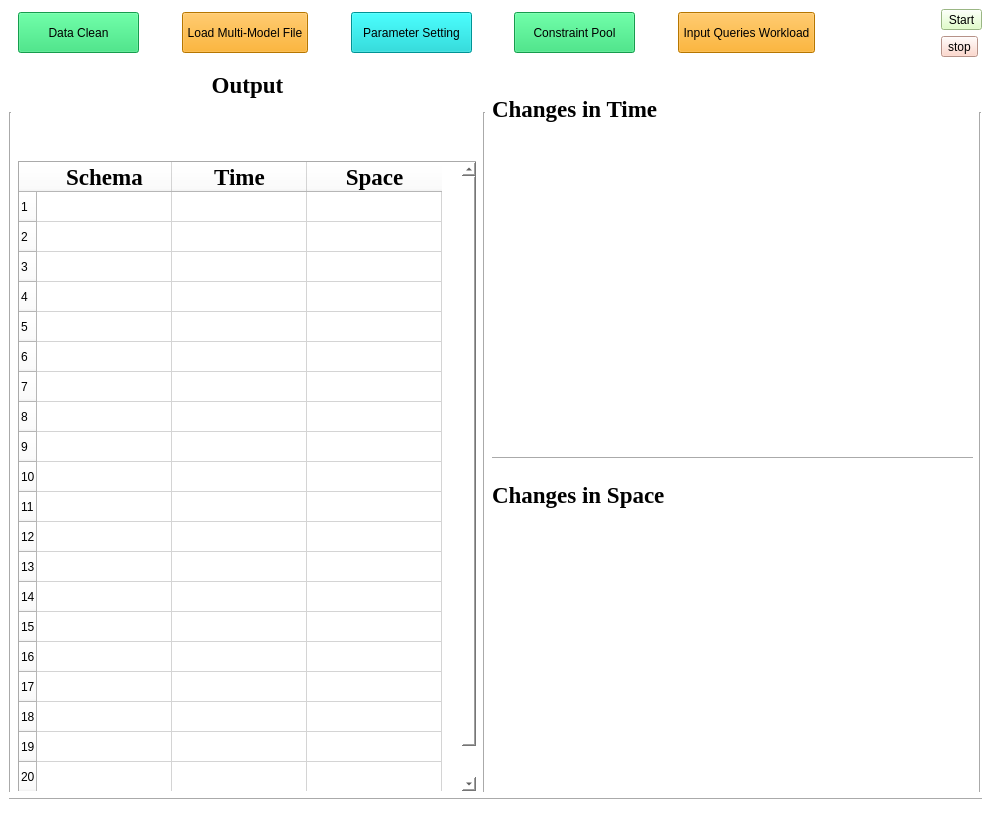
<?xml version="1.0" encoding="UTF-8"?>
<ui version="4.0">
 <class>MORTAL</class>
 <widget class="QMainWindow" name="MORTAL">
  <property name="geometry">
   <rect>
    <x>0</x>
    <y>0</y>
    <width>991</width>
    <height>832</height>
   </rect>
  </property>
  <property name="windowTitle">
   <string>MainWindow</string>
  </property>
  <property name="windowIcon">
   <iconset>
    <normaloff>logo.png</normaloff>logo.png</iconset>
  </property>
  <property name="autoFillBackground">
   <bool>false</bool>
  </property>
  <property name="styleSheet">
   <string notr="true">background-color: rgb(255, 255, 255);</string>
  </property>
  <property name="toolButtonStyle">
   <enum>Qt::ToolButtonTextBesideIcon</enum>
  </property>
  <property name="documentMode">
   <bool>true</bool>
  </property>
  <widget class="QWidget" name="centralwidget">
   <layout class="QGridLayout" name="gridLayout">
    <item row="0" column="1" colspan="4">
     <layout class="QHBoxLayout" name="horizontalLayout_2">
      <item>
       <layout class="QHBoxLayout" name="horizontalLayout">
        <property name="rightMargin">
         <number>9</number>
        </property>
        <item>
         <widget class="QToolButton" name="toolButton_dataClean">
          <property name="minimumSize">
           <size>
            <width>121</width>
            <height>41</height>
           </size>
          </property>
          <property name="styleSheet">
           <string notr="true">QToolButton{
	background-color: rgb(31, 218, 108); 
}
</string>
          </property>
          <property name="text">
           <string>Data Clean</string>
          </property>
          <property name="icon">
           <iconset>
            <normaloff>clean.png</normaloff>clean.png</iconset>
          </property>
          <property name="iconSize">
           <size>
            <width>16</width>
            <height>16</height>
           </size>
          </property>
          <property name="shortcut">
           <string notr="true"/>
          </property>
          <property name="checkable">
           <bool>false</bool>
          </property>
          <property name="toolButtonStyle">
           <enum>Qt::ToolButtonTextUnderIcon</enum>
          </property>
          <property name="autoRaise">
           <bool>false</bool>
          </property>
          <property name="arrowType">
           <enum>Qt::NoArrow</enum>
          </property>
         </widget>
        </item>
        <item>
         <spacer name="horizontalSpacer_7">
          <property name="orientation">
           <enum>Qt::Horizontal</enum>
          </property>
          <property name="sizeHint" stdset="0">
           <size>
            <width>40</width>
            <height>20</height>
           </size>
          </property>
         </spacer>
        </item>
        <item>
         <widget class="QToolButton" name="toolButton_load">
          <property name="enabled">
           <bool>true</bool>
          </property>
          <property name="sizePolicy">
           <sizepolicy hsizetype="Fixed" vsizetype="Fixed">
            <horstretch>0</horstretch>
            <verstretch>0</verstretch>
           </sizepolicy>
          </property>
          <property name="minimumSize">
           <size>
            <width>121</width>
            <height>41</height>
           </size>
          </property>
          <property name="whatsThis">
           <string/>
          </property>
          <property name="layoutDirection">
           <enum>Qt::LeftToRight</enum>
          </property>
          <property name="autoFillBackground">
           <bool>false</bool>
          </property>
          <property name="styleSheet">
           <string notr="true">QToolButton{
	background-color: rgb(255, 165, 0); 
}
</string>
          </property>
          <property name="text">
           <string>Load Multi-Model File</string>
          </property>
          <property name="icon">
           <iconset theme="load">
            <normaloff>upload.png</normaloff>upload.png</iconset>
          </property>
          <property name="checkable">
           <bool>false</bool>
          </property>
          <property name="toolButtonStyle">
           <enum>Qt::ToolButtonTextUnderIcon</enum>
          </property>
          <property name="autoRaise">
           <bool>false</bool>
          </property>
          <property name="arrowType">
           <enum>Qt::NoArrow</enum>
          </property>
         </widget>
        </item>
        <item>
         <spacer name="horizontalSpacer">
          <property name="orientation">
           <enum>Qt::Horizontal</enum>
          </property>
          <property name="sizeHint" stdset="0">
           <size>
            <width>40</width>
            <height>20</height>
           </size>
          </property>
         </spacer>
        </item>
        <item>
         <widget class="QToolButton" name="toolButton_parameter">
          <property name="minimumSize">
           <size>
            <width>121</width>
            <height>41</height>
           </size>
          </property>
          <property name="styleSheet">
           <string notr="true">QToolButton{
background-color: rgb(0, 206, 209); 
}</string>
          </property>
          <property name="text">
           <string>Parameter Setting</string>
          </property>
          <property name="icon">
           <iconset theme="ParameterSetting">
            <normaloff>parameters.png</normaloff>parameters.png</iconset>
          </property>
          <property name="toolButtonStyle">
           <enum>Qt::ToolButtonTextUnderIcon</enum>
          </property>
         </widget>
        </item>
        <item>
         <spacer name="horizontalSpacer_2">
          <property name="orientation">
           <enum>Qt::Horizontal</enum>
          </property>
          <property name="sizeHint" stdset="0">
           <size>
            <width>40</width>
            <height>20</height>
           </size>
          </property>
         </spacer>
        </item>
        <item>
         <widget class="QToolButton" name="toolButton_constraints">
          <property name="minimumSize">
           <size>
            <width>121</width>
            <height>41</height>
           </size>
          </property>
          <property name="styleSheet">
           <string notr="true">QToolButton{
	background-color: rgb(31, 218, 108); 
}</string>
          </property>
          <property name="text">
           <string>Constraint Pool</string>
          </property>
          <property name="icon">
           <iconset>
            <normaloff>constraints.png</normaloff>constraints.png</iconset>
          </property>
          <property name="toolButtonStyle">
           <enum>Qt::ToolButtonTextUnderIcon</enum>
          </property>
         </widget>
        </item>
        <item>
         <spacer name="horizontalSpacer_3">
          <property name="orientation">
           <enum>Qt::Horizontal</enum>
          </property>
          <property name="sizeHint" stdset="0">
           <size>
            <width>40</width>
            <height>20</height>
           </size>
          </property>
         </spacer>
        </item>
        <item>
         <widget class="QToolButton" name="toolButton_queries">
          <property name="minimumSize">
           <size>
            <width>121</width>
            <height>41</height>
           </size>
          </property>
          <property name="styleSheet">
           <string notr="true">QToolButton{
	background-color: rgb(255, 165, 0);
}
</string>
          </property>
          <property name="text">
           <string>Input Queries Workload</string>
          </property>
          <property name="icon">
           <iconset>
            <normaloff>query.png</normaloff>query.png</iconset>
          </property>
          <property name="iconSize">
           <size>
            <width>16</width>
            <height>16</height>
           </size>
          </property>
          <property name="shortcut">
           <string notr="true"/>
          </property>
          <property name="checkable">
           <bool>false</bool>
          </property>
          <property name="toolButtonStyle">
           <enum>Qt::ToolButtonTextUnderIcon</enum>
          </property>
          <property name="autoRaise">
           <bool>false</bool>
          </property>
          <property name="arrowType">
           <enum>Qt::NoArrow</enum>
          </property>
         </widget>
        </item>
        <item>
         <spacer name="horizontalSpacer_5">
          <property name="orientation">
           <enum>Qt::Horizontal</enum>
          </property>
          <property name="sizeHint" stdset="0">
           <size>
            <width>40</width>
            <height>20</height>
           </size>
          </property>
         </spacer>
        </item>
       </layout>
      </item>
      <item>
       <spacer name="horizontalSpacer_4">
        <property name="orientation">
         <enum>Qt::Horizontal</enum>
        </property>
        <property name="sizeHint" stdset="0">
         <size>
          <width>40</width>
          <height>20</height>
         </size>
        </property>
       </spacer>
      </item>
      <item>
       <spacer name="horizontalSpacer_10">
        <property name="orientation">
         <enum>Qt::Horizontal</enum>
        </property>
        <property name="sizeHint" stdset="0">
         <size>
          <width>40</width>
          <height>20</height>
         </size>
        </property>
       </spacer>
      </item>
      <item>
       <spacer name="horizontalSpacer_11">
        <property name="orientation">
         <enum>Qt::Horizontal</enum>
        </property>
        <property name="sizeHint" stdset="0">
         <size>
          <width>40</width>
          <height>20</height>
         </size>
        </property>
       </spacer>
      </item>
      <item>
       <spacer name="horizontalSpacer_6">
        <property name="orientation">
         <enum>Qt::Horizontal</enum>
        </property>
        <property name="sizeHint" stdset="0">
         <size>
          <width>40</width>
          <height>20</height>
         </size>
        </property>
       </spacer>
      </item>
      <item>
       <layout class="QVBoxLayout" name="verticalLayout">
        <item>
         <widget class="QToolButton" name="toolButton_start">
          <property name="sizePolicy">
           <sizepolicy hsizetype="Fixed" vsizetype="Fixed">
            <horstretch>58</horstretch>
            <verstretch>26</verstretch>
           </sizepolicy>
          </property>
          <property name="whatsThis">
           <string/>
          </property>
          <property name="styleSheet">
           <string notr="true">background-color: rgb(216, 255, 185);</string>
          </property>
          <property name="text">
           <string>Start</string>
          </property>
          <property name="icon">
           <iconset theme="Start">
            <normaloff>run.png</normaloff>run.png</iconset>
          </property>
          <property name="toolButtonStyle">
           <enum>Qt::ToolButtonTextBesideIcon</enum>
          </property>
         </widget>
        </item>
        <item>
         <widget class="QToolButton" name="toolButton_stop">
          <property name="sizePolicy">
           <sizepolicy hsizetype="Fixed" vsizetype="Fixed">
            <horstretch>58</horstretch>
            <verstretch>26</verstretch>
           </sizepolicy>
          </property>
          <property name="styleSheet">
           <string notr="true">background-color: rgb(255, 205, 190);</string>
          </property>
          <property name="text">
           <string>stop</string>
          </property>
          <property name="icon">
           <iconset theme="stop">
            <normaloff>stop.png</normaloff>stop.png</iconset>
          </property>
          <property name="toolButtonStyle">
           <enum>Qt::ToolButtonTextBesideIcon</enum>
          </property>
         </widget>
        </item>
       </layout>
      </item>
     </layout>
    </item>
    <item row="1" column="1">
     <widget class="QLabel" name="label_output">
      <property name="font">
       <font>
        <family>Times New Roman</family>
        <pointsize>17</pointsize>
        <weight>75</weight>
        <bold>true</bold>
       </font>
      </property>
      <property name="text">
       <string>Output</string>
      </property>
      <property name="alignment">
       <set>Qt::AlignCenter</set>
      </property>
     </widget>
    </item>
    <item row="1" column="3" rowspan="2">
     <widget class="QLabel" name="label_time">
      <property name="sizePolicy">
       <sizepolicy hsizetype="Fixed" vsizetype="Fixed">
        <horstretch>0</horstretch>
        <verstretch>0</verstretch>
       </sizepolicy>
      </property>
      <property name="minimumSize">
       <size>
        <width>151</width>
        <height>31</height>
       </size>
      </property>
      <property name="font">
       <font>
        <family>Times New Roman</family>
        <pointsize>17</pointsize>
        <weight>75</weight>
        <bold>true</bold>
       </font>
      </property>
      <property name="text">
       <string>Changes in Time</string>
      </property>
     </widget>
    </item>
    <item row="2" column="0" rowspan="5">
     <widget class="Line" name="line_3">
      <property name="orientation">
       <enum>Qt::Vertical</enum>
      </property>
     </widget>
    </item>
    <item row="2" column="2" rowspan="5">
     <widget class="Line" name="line">
      <property name="orientation">
       <enum>Qt::Vertical</enum>
      </property>
     </widget>
    </item>
    <item row="2" column="4" rowspan="5">
     <widget class="Line" name="line_4">
      <property name="orientation">
       <enum>Qt::Vertical</enum>
      </property>
     </widget>
    </item>
    <item row="3" column="1" rowspan="4">
     <widget class="QTableWidget" name="tableWidget_output">
      <property name="minimumSize">
       <size>
        <width>431</width>
        <height>631</height>
       </size>
      </property>
      <property name="baseSize">
       <size>
        <width>0</width>
        <height>0</height>
       </size>
      </property>
      <property name="autoFillBackground">
       <bool>false</bool>
      </property>
      <property name="styleSheet">
       <string notr="true"/>
      </property>
      <property name="frameShape">
       <enum>QFrame::Panel</enum>
      </property>
      <property name="frameShadow">
       <enum>QFrame::Sunken</enum>
      </property>
      <property name="lineWidth">
       <number>1</number>
      </property>
      <property name="midLineWidth">
       <number>0</number>
      </property>
      <property name="alternatingRowColors">
       <bool>false</bool>
      </property>
      <property name="showGrid">
       <bool>true</bool>
      </property>
      <property name="gridStyle">
       <enum>Qt::SolidLine</enum>
      </property>
      <property name="sortingEnabled">
       <bool>true</bool>
      </property>
      <property name="cornerButtonEnabled">
       <bool>false</bool>
      </property>
      <property name="rowCount">
       <number>20</number>
      </property>
      <attribute name="horizontalHeaderVisible">
       <bool>true</bool>
      </attribute>
      <attribute name="horizontalHeaderCascadingSectionResizes">
       <bool>false</bool>
      </attribute>
      <attribute name="horizontalHeaderDefaultSectionSize">
       <number>135</number>
      </attribute>
      <attribute name="horizontalHeaderHighlightSections">
       <bool>false</bool>
      </attribute>
      <attribute name="verticalHeaderVisible">
       <bool>true</bool>
      </attribute>
      <attribute name="verticalHeaderCascadingSectionResizes">
       <bool>false</bool>
      </attribute>
      <attribute name="verticalHeaderShowSortIndicator" stdset="0">
       <bool>true</bool>
      </attribute>
      <row/>
      <row/>
      <row/>
      <row/>
      <row/>
      <row/>
      <row/>
      <row/>
      <row/>
      <row/>
      <row/>
      <row/>
      <row/>
      <row/>
      <row/>
      <row/>
      <row/>
      <row/>
      <row/>
      <row/>
      <column>
       <property name="text">
        <string>Schema</string>
       </property>
       <property name="font">
        <font>
         <family>Times New Roman</family>
         <pointsize>17</pointsize>
         <weight>75</weight>
         <bold>true</bold>
         <strikeout>false</strikeout>
        </font>
       </property>
       <property name="textAlignment">
        <set>AlignCenter</set>
       </property>
       <property name="background">
        <color>
         <red>197</red>
         <green>197</green>
         <blue>197</blue>
        </color>
       </property>
       <property name="foreground">
        <brush brushstyle="SolidPattern">
         <color alpha="255">
          <red>0</red>
          <green>0</green>
          <blue>0</blue>
         </color>
        </brush>
       </property>
      </column>
      <column>
       <property name="text">
        <string>Time</string>
       </property>
       <property name="font">
        <font>
         <family>Times New Roman</family>
         <pointsize>17</pointsize>
         <weight>75</weight>
         <bold>true</bold>
        </font>
       </property>
       <property name="textAlignment">
        <set>AlignCenter</set>
       </property>
       <property name="background">
        <color>
         <red>197</red>
         <green>197</green>
         <blue>197</blue>
        </color>
       </property>
      </column>
      <column>
       <property name="text">
        <string>Space</string>
       </property>
       <property name="font">
        <font>
         <family>Times New Roman</family>
         <pointsize>17</pointsize>
         <weight>75</weight>
         <bold>true</bold>
        </font>
       </property>
       <property name="textAlignment">
        <set>AlignCenter</set>
       </property>
       <property name="background">
        <color>
         <red>197</red>
         <green>197</green>
         <blue>197</blue>
        </color>
       </property>
      </column>
      <item row="0" column="0">
       <property name="text">
        <string/>
       </property>
       <property name="font">
        <font>
         <weight>75</weight>
         <bold>true</bold>
        </font>
       </property>
      </item>
      <item row="0" column="1">
       <property name="text">
        <string/>
       </property>
      </item>
      <item row="0" column="2">
       <property name="text">
        <string/>
       </property>
      </item>
     </widget>
    </item>
    <item row="3" column="3">
     <widget class="QWidget" name="widget_time" native="true">
      <property name="sizePolicy">
       <sizepolicy hsizetype="Fixed" vsizetype="Fixed">
        <horstretch>0</horstretch>
        <verstretch>0</verstretch>
       </sizepolicy>
      </property>
      <property name="minimumSize">
       <size>
        <width>481</width>
        <height>250</height>
       </size>
      </property>
      <property name="maximumSize">
       <size>
        <width>481</width>
        <height>250</height>
       </size>
      </property>
     </widget>
    </item>
    <item row="4" column="3">
     <widget class="Line" name="line_2">
      <property name="orientation">
       <enum>Qt::Horizontal</enum>
      </property>
     </widget>
    </item>
    <item row="5" column="3">
     <widget class="QLabel" name="label_space">
      <property name="sizePolicy">
       <sizepolicy hsizetype="Fixed" vsizetype="Fixed">
        <horstretch>0</horstretch>
        <verstretch>0</verstretch>
       </sizepolicy>
      </property>
      <property name="minimumSize">
       <size>
        <width>151</width>
        <height>0</height>
       </size>
      </property>
      <property name="font">
       <font>
        <family>Times New Roman</family>
        <pointsize>17</pointsize>
        <weight>75</weight>
        <bold>true</bold>
       </font>
      </property>
      <property name="text">
       <string>Changes in Space</string>
      </property>
     </widget>
    </item>
    <item row="6" column="3">
     <widget class="QWidget" name="widget_space" native="true">
      <property name="sizePolicy">
       <sizepolicy hsizetype="Fixed" vsizetype="Fixed">
        <horstretch>0</horstretch>
        <verstretch>0</verstretch>
       </sizepolicy>
      </property>
      <property name="minimumSize">
       <size>
        <width>481</width>
        <height>250</height>
       </size>
      </property>
      <property name="focusPolicy">
       <enum>Qt::StrongFocus</enum>
      </property>
      <property name="contextMenuPolicy">
       <enum>Qt::NoContextMenu</enum>
      </property>
     </widget>
    </item>
    <item row="7" column="0" colspan="5">
     <widget class="Line" name="line_5">
      <property name="orientation">
       <enum>Qt::Horizontal</enum>
      </property>
     </widget>
    </item>
   </layout>
   <zorder>line</zorder>
   <zorder>line_3</zorder>
   <zorder>line_4</zorder>
   <zorder>line_2</zorder>
   <zorder>widget_time</zorder>
   <zorder>widget_space</zorder>
   <zorder>label_time</zorder>
   <zorder>label_output</zorder>
   <zorder>label_space</zorder>
   <zorder>layoutWidget</zorder>
   <zorder>line_5</zorder>
   <zorder>tableWidget_output</zorder>
  </widget>
  <widget class="QMenuBar" name="menubar">
   <property name="geometry">
    <rect>
     <x>0</x>
     <y>0</y>
     <width>991</width>
     <height>22</height>
    </rect>
   </property>
  </widget>
  <widget class="QStatusBar" name="statusbar"/>
 </widget>
 <resources/>
 <connections/>
</ui>
